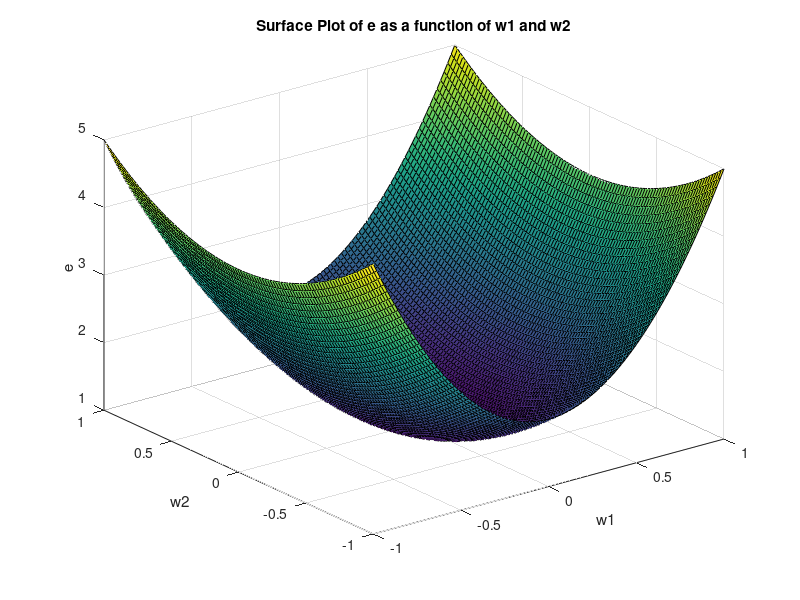

Here is the MATLAB script that generated this plot:
% Define matrix D and constant e0
D = [1, 0; 0, 3]; % Define the matrix D with values [1 0; 0 3]
e0 = 1; % Define the constant e0 as 1

% Define range and step size for w1 and w2
num_points = 100; % Number of points for each dimension
w1_values = linspace(-1, 1, num_points); % Generate 100 points evenly spaced between -1 and 1 for w1
w2_values = linspace(-1, 1, num_points); % Generate 100 points evenly spaced between -1 and 1 for w2

% Initialize array to store e values
e_values = zeros(num_points, num_points); % Initialize a matrix to store calculated e values

% Calculate e for each combination of w1 and w2
for i = 1:num_points
    for j = 1:num_points
        w = [w1_values(i); w2_values(j)]; % Create a vector [w1 w2]'
        e = w' * D * w + e0; % Calculate e = w' * D * w + e0
        e_values(i, j) = e; % Store the calculated e value in the matrix
    end
end

% Create grid of w1 and w2 values
[W1, W2] = meshgrid(w1_values, w2_values); % Create a grid of w1 and w2 values

% Create 3D surface plot
figure;
surf(W1, W2, e_values); % Plot the surface
xlabel('w1'); % Label x-axis as w1
ylabel('w2'); % Label y-axis as w2
zlabel('e'); % Label z-axis as e
title('Surface Plot of e as a function of w1 and w2'); % Set title
